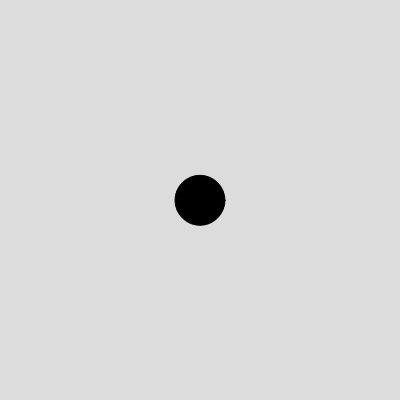
Frame 1 (no input)
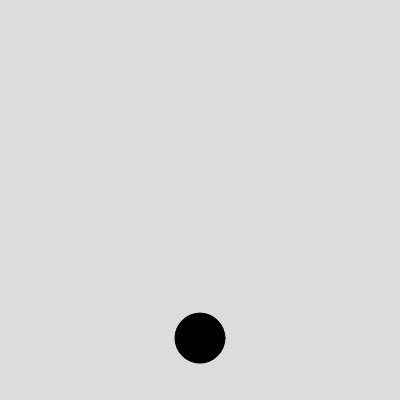
Frame 60 (no input)
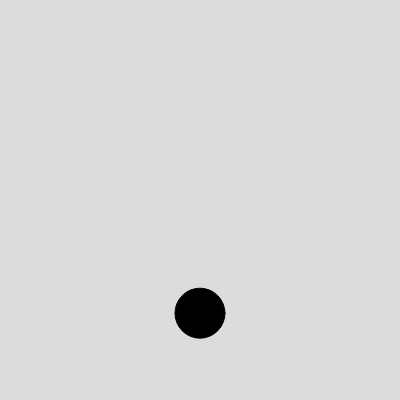
Frame 120 (the mouse pressed at the canvas centre since frame 60)

The p5.js sketch that drew these frames (run headless with seeded random() and noise() and a simulated clock; from frame 60 on, the mouse is pressed at the canvas centre):

// p5.js sketch
// ── sketch.js
let ball;

function setup() {
  createCanvas(400, 400);

  ball = new Particle();
}


function draw() {
  background(220);

  let gravity = createVector(0, 0.3);
  ball.addForce(gravity);

  ball.update();
  ball.show();
}

// ── particle.js
class Particle {
  constructor() {
    this.pos = createVector(width/2, height/2);
    this.vel = createVector(0, 0);
    this.acc = createVector(0, 0);

    this.c = color(0);
    this.w = 50;
  }

  addForce(aForce) {
    this.acc.add(aForce);
  }

  update() {
    this.vel.add(this.acc);
    this.pos.add(this.vel);

    this.acc.set(0, 0);
    this.checkEdge();
  }


  checkEdge() {
    if ((this.pos.x+this.w/2) > width) {
      this.pos.x = height-this.w/2;
      this.vel.x = this.vel.x * -1;
    }
    
    if (this.pos.y > height) {
      this.pos.y = 0;
    }
  }


  show() {
    fill(this.c);
    circle(this.pos.x, this.pos.y, this.w);
  }
}

// ── style.css
html, body {
  margin: 0;
  padding: 0;
  align-content: center;
  text-align: center;
  color: #eee;
  background-color: #24c8dd;
}

canvas {
  display: block;
  margin-top: 100px;
  margin-left: auto;
  margin-right: auto;
}
